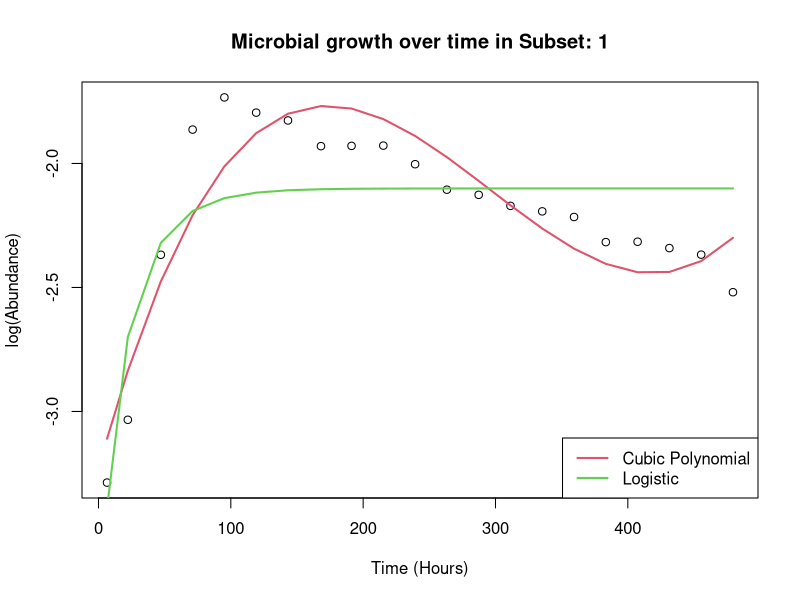
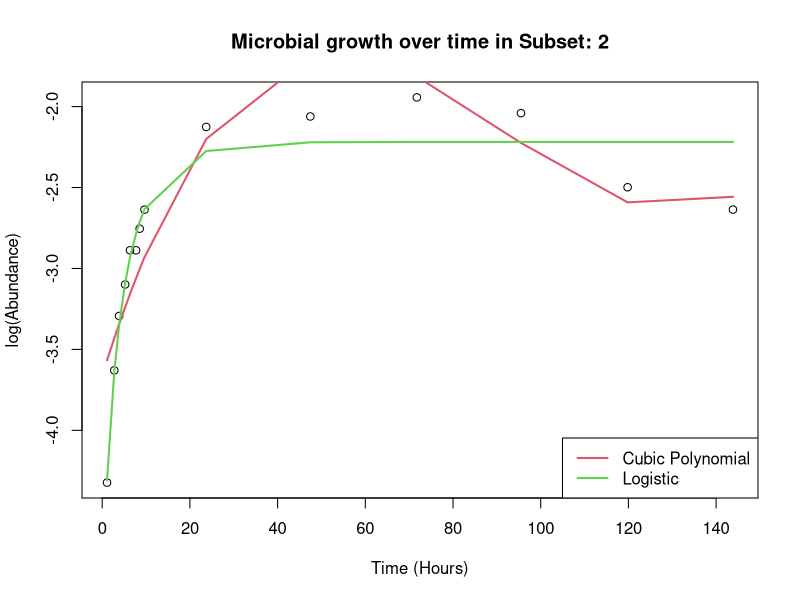
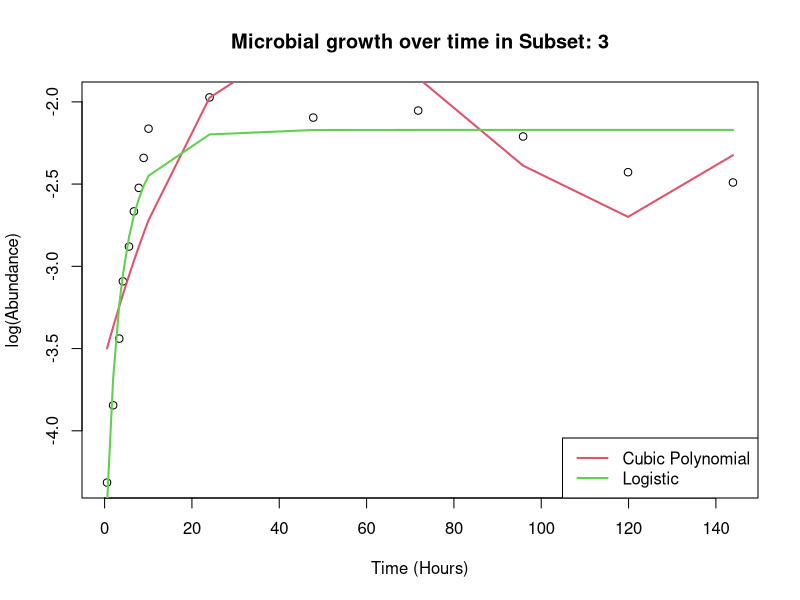
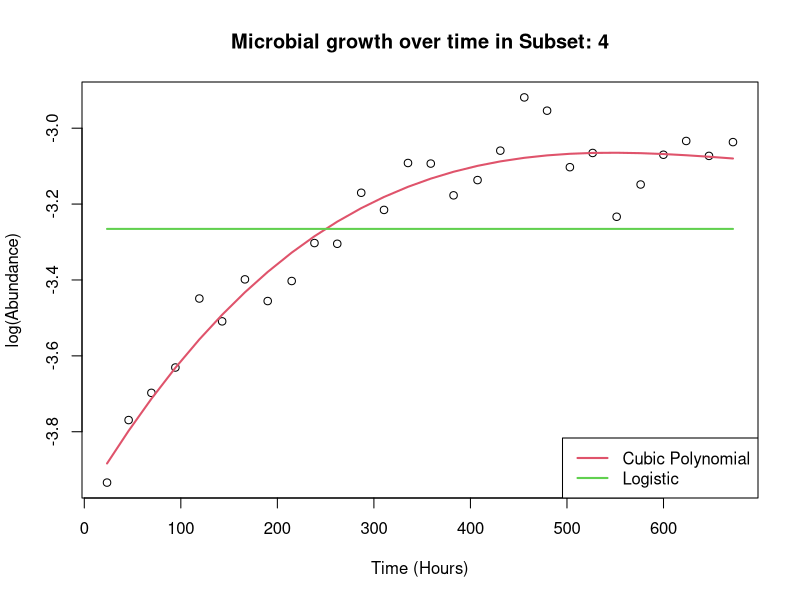
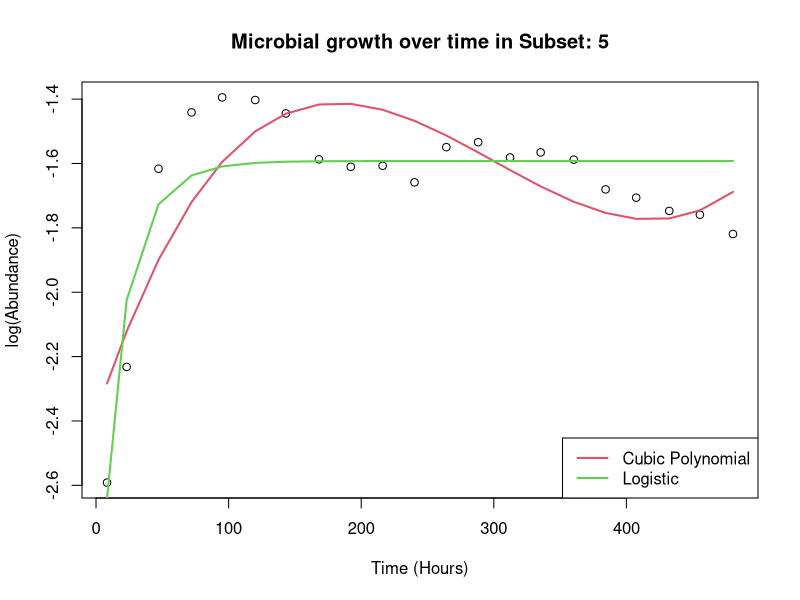
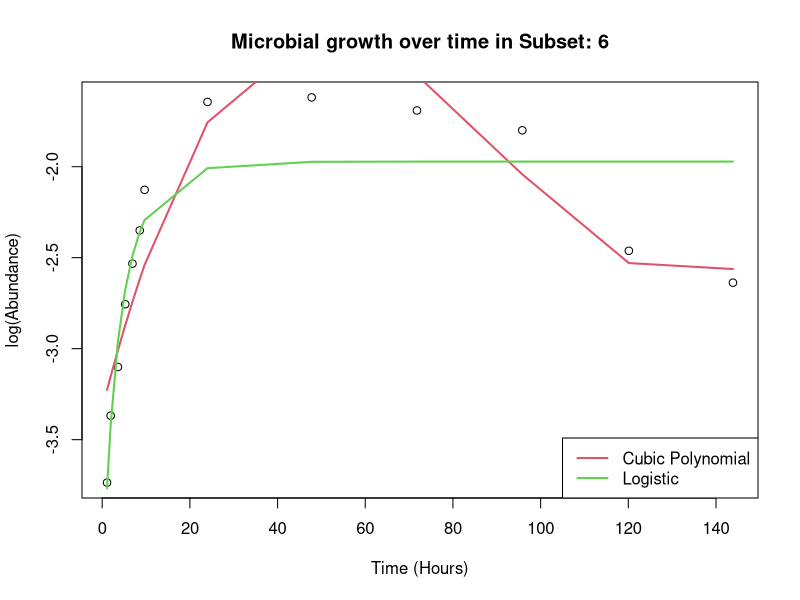
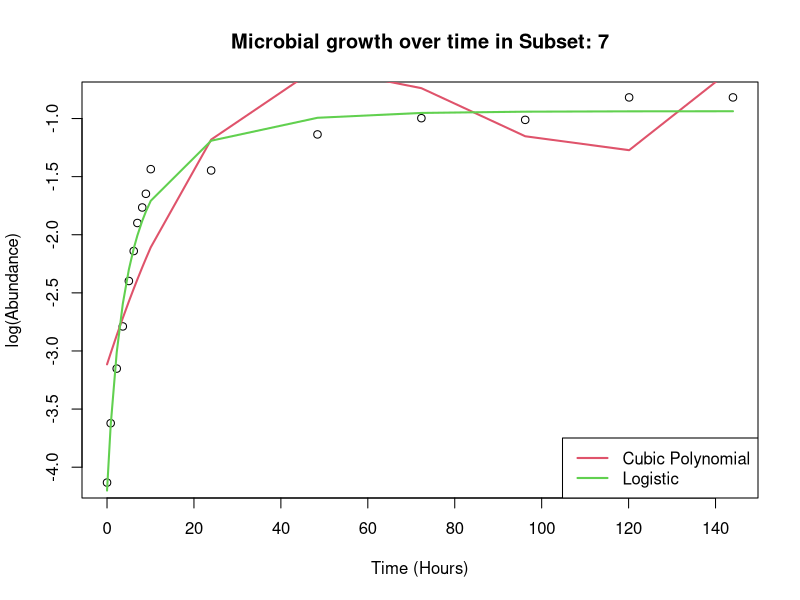
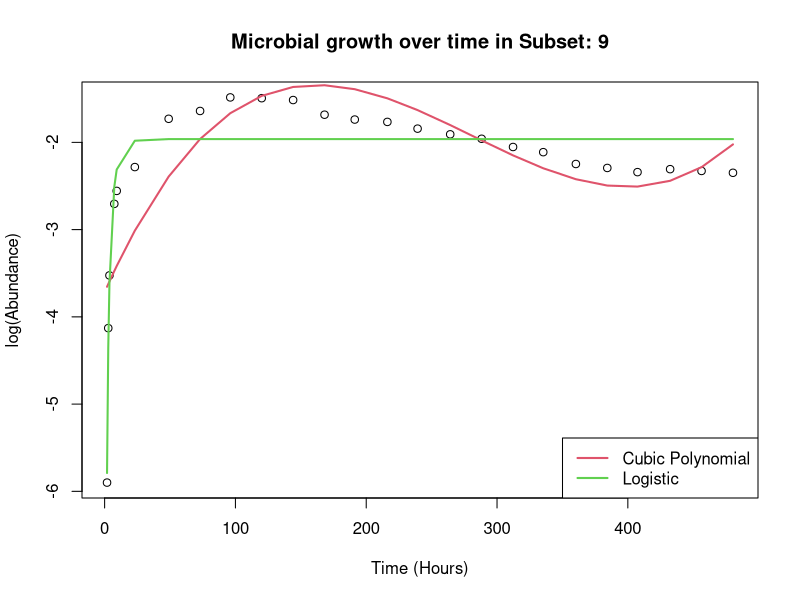

R code for these plots, in order: (Note: this script raises an error after producing the figures.)
###################
## Model Fitting ##
###################

#### import packages ####
require(minpack.lm)
require(tidyverse)

#### import data ####
MyData <- as.data.frame(read_csv("../data/ModifiedData.csv"))
MyData$ID <- as.factor(MyData$ID)

#### for loop version of subset, model and plot sections ####

## preallocation
ID <- rep(NA, nlevels(MyData$ID))
AICDiff <- rep(NA, nlevels(MyData$ID))
LowerAIC <- rep(NA, nlevels(MyData$ID))
SignifAIC <- rep(NA, nlevels(MyData$ID))
RSS_Cubic <- rep(NA, nlevels(MyData$ID))
RSS_Logistic <- rep(NA, nlevels(MyData$ID))
LowerRSS <- rep(NA, nlevels(MyData$ID))


for (i in 1:nlevels(MyData$ID)){
  ## subset
  subset1 <- subset(MyData,ID== i)
  subset1 <- subset1[order(subset1$Time),]
  
  ## models
  tryCatch(
    expr = {
      ########## CREATE MODELS ############
      # create cubic model
      cubicmodel <- lm(log(subset1$PopBio) ~ subset1$Time + I(subset1$Time^2) +I(subset1$Time^3))
      
      # create logistic model
      logistic1 <- function(t, r, K, N0){
        N0 * K * exp(r * t)/(K+N0 * (exp(r * t)-1))
      }

      logisticmodel <- nlsLM(log(subset1$PopBio)~logistic1(subset1$Time, r, K, N0), start=list(K=1, r=0.1, N0=0.1), data=subset1)
      

      ######### FIT MODELS ###########

      # open pdf
      pdf(paste("../Plots/PlotID", i, ".pdf", sep=""))

      # plot data points
      # par(fig=c(0,1,0.1,1))
      plot(log(subset1$PopBio) ~ subset1$Time, main=paste("Microbial growth over time in Subset:", i), xlab = "Time (Hours)", ylab = "log(Abundance)")
      
      ########## CUBIC MODEL ############
      # CUBIC MODEL: get predicted values for model and input them into variable
      PredictedCubic <- predict(cubicmodel, data.frame(x=subset1$Time), interval='confidence', level=0.99)
      
      # CUBIC MODEL: use the first column of the variable to plot the model
      lines(subset1$Time, PredictedCubic[,1], col=2, lwd=2)
      

      
      ########## LOGISTIC MODEL ##########
      # LOGISTIC MODEL: get predicted values for model and input them into variable
      PredictedLogistic <- predict(logisticmodel, data.frame(x=subset1$Time))
      
      # # LOGISTIC MODEL: use the first column of the variable to plot the model
      lines(subset1$Time, PredictedLogistic, col=3, lwd=2)
      
      legend("bottomright", legend = c("Cubic Polynomial", "Logistic"), lwd=2, lty=1, col=2:3)
      
      # close pdf
      dev.off()
      message("Successfully executed the model for subset:", i)

      ID[i] <- i
      # save ID to ID variable
      
      #### statistical measures of model fit ####
      
      RSS_Cubic[i] <- sum(residuals(cubicmodel)^2)
        
      RSS_Logistic[i] <- sum(residuals(logisticmodel)^2)
      
      RSSResults <- c(RSS_Cubic[i], RSS_Logistic[i])
      
      if (which.min(RSSResults)==1){
        LowerRSS[i] <- "Cubic"
      }
      if (which.min(RSSResults)==2){
        LowerRSS[i] <- "Logistic"
      }
      
      
      AICResults <- c(AIC(cubicmodel), AIC(logisticmodel))
      
      AICDiff[i] <- abs(diff(AICResults))
      
      if (AICDiff[i]>=2){
        SignifAIC[i] <- TRUE
      } else {
        SignifAIC[i] <- FALSE
      }
      

      if (which.min(AICResults)==1){
        LowerAIC[i] <- "Cubic"
      }
      if (which.min(AICResults)==2){
        LowerAIC[i] <- "Logistic"
      }
      
      
    },
    error = function(e){
      message("Caught an error for subset:", i)
      print(e)
    },
    warning = function(w){
      message("Caught a warning for subset:", i)
      print(w)
    },
    finally = {
      # graphics.off()
      message('All done, quitting.')
    }
  )
}

### make analysis data frame

AnalysisDF <- data.frame(ID, LowerAIC, AICDiff, SignifAIC, RSS_Cubic, RSS_Logistic, LowerRSS)
AnalysisDF <- na.omit(AnalysisDF)

#### export results ####

write.csv(AnalysisDF, "../results/Analysis.csv", row.names = FALSE)

# export results for final plotting script
